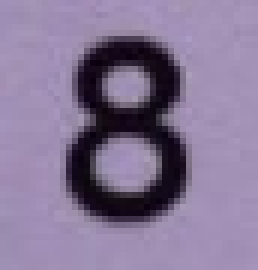
#> input picture data/data_test/Sudoku4/sudoku_complete/73.jpg, 43 x 45 px (shown 6 times larger)
$ python test_txt.py
#> lines starting #> are read from the running program, lines starting #| are printed output that depends on the picture
# -*- coding: utf-8 -*-
"""
Created on Tue Feb  7 15:10:17 2023

@author: hugob
"""
import numpy as np
from pathlib import Path
import random
import scipy.signal
from skimage import io
from skimage import img_as_float
from skimage.color import rgb2gray
from skimage.transform import resize, rotate
from skimage import filters
from matplotlib import pyplot as plt

plt.close()
data = Path().cwd() / 'data' / 'data_test' / 'Sudoku4'/ 'sudoku_complete' / '73.jpg'
img8 =  rgb2gray(img_as_float(io.imread(data))) #Normalization
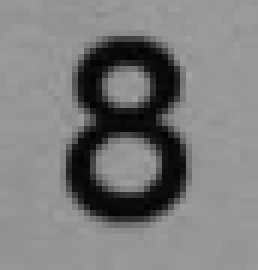
#> img8: shape (45, 43) float64 (shown 6 times larger); min 0.0131, max 0.638, mean 0.489
plt.figure(1)
plt.imshow(img8)
img8 = filters.sobel(img8)
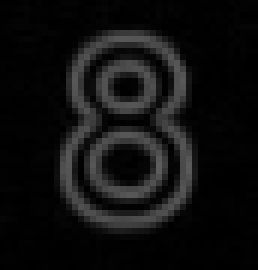
#> img8: shape (45, 43) float64 (shown 6 times larger); min 0, max 0.365, mean 0.0631
plt.figure(2)
plt.imshow(img8)
